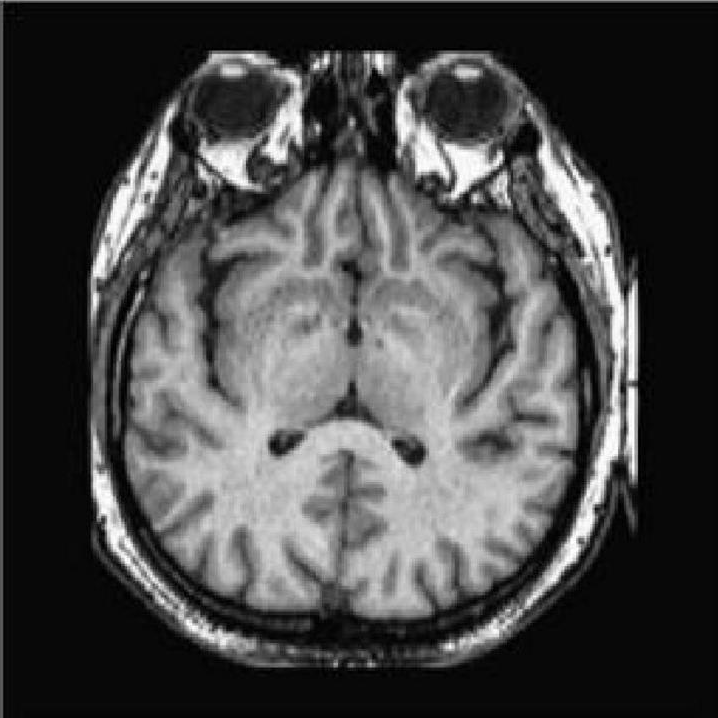
#> input picture final_exam2022/ct.png, 718 x 718 px
$ python ignacio_cordova_pou.py
#> lines starting #> are read from the running program, lines starting #| are printed output that depends on the picture
### final_exam2022/cordova_functions.py
#!/usr/bin/env python3
# -*- coding: utf-8 -*-
"""
Created on Sat Mar 12 11:57:22 2022

FUNCIONES ÚTILES PARA Image Processing and Artificial Vision

This is an earlier version of the IMPAVI module which you
can find at https://github.com/ignaciocordova

@author: Ignacio Cordova
"""

import numpy as np
import matplotlib.pyplot as plt
import scipy
import skimage
from scipy.ndimage.measurements import histogram
from sklearn.cluster import KMeans
from scipy import ndimage


# [13 lines left out: function luminance, not called in this run]


def channels(rgb):
    """
    Separates the channels of an RGB image.

    Input: 3-channel RGB image
    Output: 3 gray-scale images
    """
    r = rgb[:,:,0]
    g = rgb[:,:,1]
    b = rgb[:,:,2]

    return r,g,b


#function that creates an image of with a circle of radius r centered in the image
# [304 lines left out: functions circle, equalize, high_pass_filter, low_pass_filter, median_filters, FS and 4 more, not called in this run]


"The next 2 functions are useful for applying K-means"

def reshape_channel(channel):
  "Reshapes a 2D array into a column vector"
  return channel.reshape(channel.shape[0]*channel.shape[1],1)

# [45 lines left out: functions reshape_rgb, apply_kmeans, not called in this run]

### final_exam2022/ignacio_cordova_pou.py
#!/usr/bin/env python3
# -*- coding: utf-8 -*-
"""
Created on Thu Jun  2 09:01:50 2022

Examen final PIVA 2022

@author: Ignacio Córdova
"""

import matplotlib.pyplot as plt
import numpy as np
from numpy import unravel_index
from skimage.filters.rank import entropy

import cordova_functions as cordova


#the images are saved in PNG format so I will use one
#channel for the gray level and the first 3 channels for RGB

im_gray = plt.imread('ct.png')[:,:,0]
#> im_gray: shape (718, 718) float32; min 0, max 1, mean 0.281
im_rgb = plt.imread('mri_color.png')[:,:,0:3]
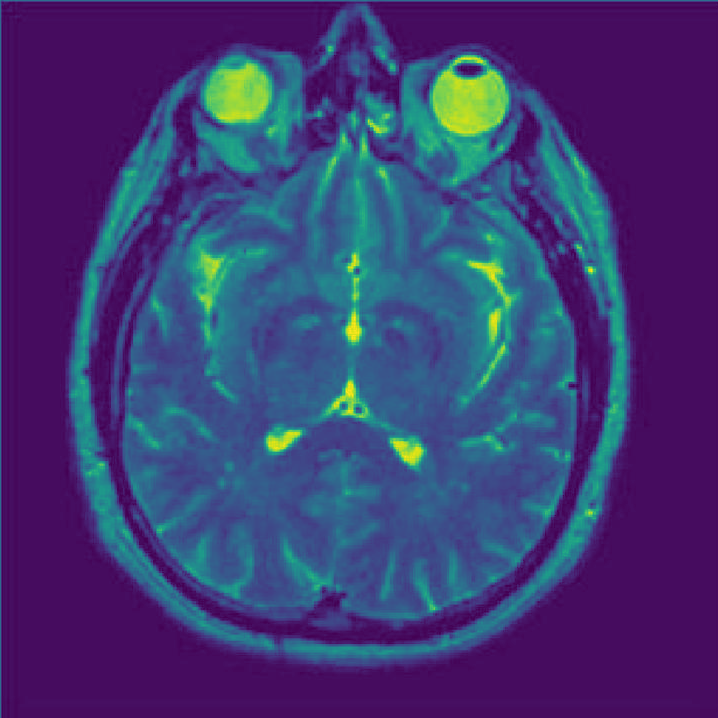
#> input picture final_exam2022/mri_color.png, 718 x 718 px

#%%
#_________Task 1 (0.5p)____________
"Prepare a 2x3 figure. Display gray-level and RGB."

plt.figure()

plt.subplot(231)
plt.title('Gray level image')
plt.axis('off')
plt.imshow(im_gray,cmap='gray')

plt.subplot(232)
plt.title('Original RGB image ')
plt.axis('off')
plt.imshow(im_rgb)


#%%
#_________Task 2 (2.0p)____________
"""
Calculate the relative shift among images. On the console,
print the coordinates of the correlation maximum. Show the
correlation distribution.
"""

r,g,b = cordova.channels(im_rgb)

# I use the green channel "g" for the MRI image
corr = np.abs(np.fft.ifftshift(np.fft.ifft2(np.fft.fftshift(np.fft.fft2(im_gray))* \
                                            np.conjugate(np.fft.fftshift(np.fft.fft2(g))))))


print('The coordinates of the correlation maximum are: ',
      unravel_index(corr.argmax(), corr.shape))
#| The coordinates of the correlation maximum are:  (371, 360)


plt.subplot(233)
plt.title('Correlation distribution')
plt.axis('off')
plt.imshow(corr,cmap='jet')


#%%
#_________Task 3 (3.0p)____________
"Transform image mri_color.png to the HSV model"


def rgb_to_hsv(im):
    """
    Function that transforms an RGB image into the HSV model

    Parameters
    ----------
    im : 3-channel  RGB image

    Returns
    -------
    HSV : 3-channel HSV image

    """

    r,g,b = cordova.channels(im)
    HSV = np.zeros((im.shape[0],im.shape[1],3))
    H = np.zeros((im.shape[0],im.shape[1]))
    S = np.zeros((im.shape[0],im.shape[1]))

    V =  np.max(im,axis=2)
    m = np.min(im,axis=2)
    C = V - m

    for ii in range(im.shape[0]):
        for jj in range(im.shape[1]):

            if C[ii,jj] != 0:
                if V[ii,jj] == r[ii,jj] :
                    H[ii,jj] = ((g[ii,jj]-b[ii,jj])/C[ii,jj])%6
                if V[ii,jj] == g[ii,jj] :
                    H[ii,jj] = (b[ii,jj]-r[ii,jj])/C[ii,jj] +2
                if V[ii,jj] == b[ii,jj] :
                    H[ii,jj] = (r[ii,jj]-g[ii,jj])/C[ii,jj] +4

            if V[ii,jj] !=0:
                S[ii,jj] = C[ii,jj]/V[ii,jj]
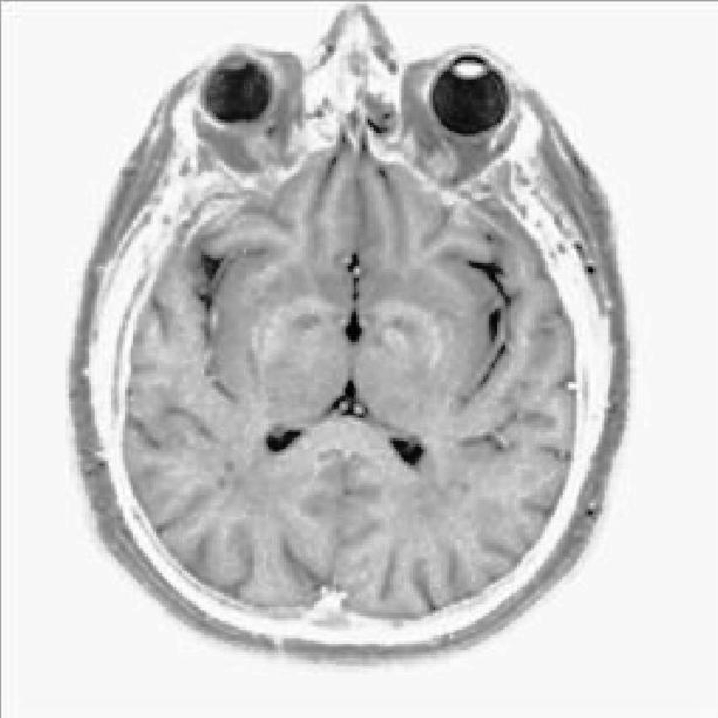
#> H: shape (718, 718) float64; min 0.899, max 4.81, mean 4.05; drawn with min black and max white
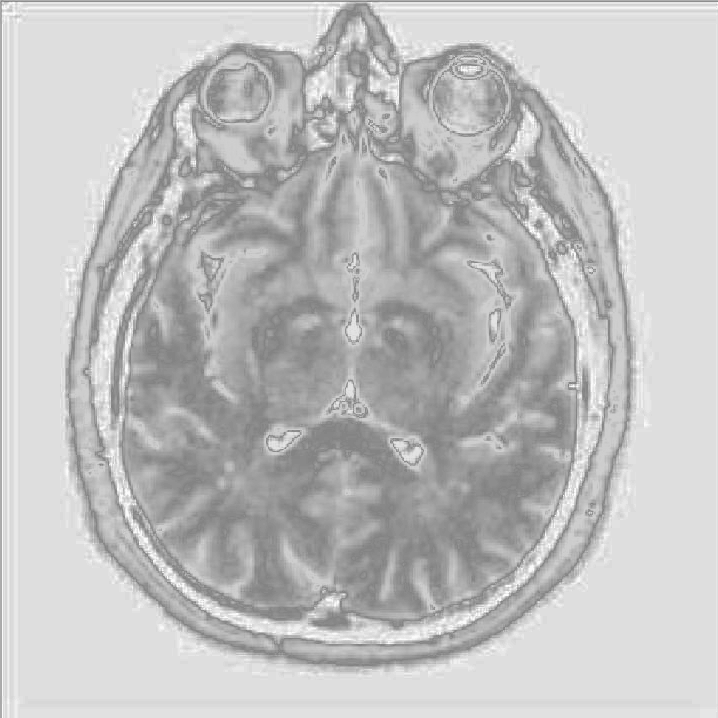
#> S: shape (718, 718) float64; min 0.515, max 0.988, mean 0.752

    H = H/6.0

    HSV[:,:,0] = np.copy(H)
    HSV[:,:,1] = np.copy(S)
    HSV[:,:,2] = np.copy(V)

    return HSV


#%%

im_hsv = rgb_to_hsv(im_rgb)

plt.subplot(234)
plt.title('HSV image')
plt.axis('off')
plt.imshow(im_hsv)


#%%
#_________Task 4 (3.0p)____________

"""
Replace the V channel with the gray level image ct.png.
Transform the modified HSV ensemble to RGB
"""

im_hsv[:,:,2] = np.copy(im_gray)


def f(HSV,n):
    """
    Function that given an HSV image computes f(n)
    (see Appendix B)

    Parameters
    ----------
    HSV : 3-channel HSV image
    n : integer that will define which channel are
    we retrieving (n= 5 for  R, 3 for G and 1 for B)

    Returns
    -------
    F : channel (2-d array)

    """
#> called with n = 5
    H,S,V = cordova.channels(HSV)
    F = np.zeros((HSV.shape[0],HSV.shape[1]))
    k = (n+6*H)%6

    for ii in range(HSV.shape[0]):
        for jj in range(HSV.shape[1]):
            F[ii,jj] = V[ii,jj] \
                -V[ii,jj]*S[ii,jj]*max(0,min(k[ii,jj],4-k[ii,jj],1))
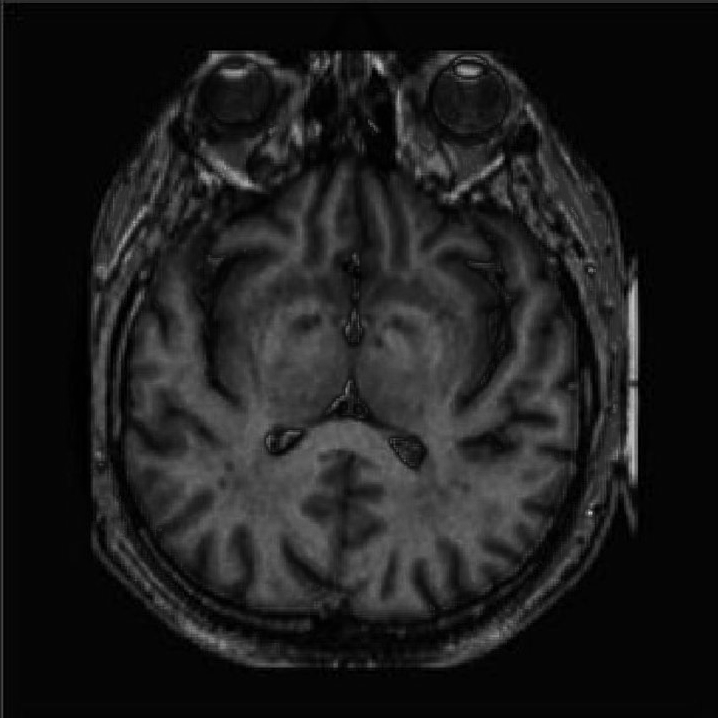
#> F: shape (718, 718) float64; min 0, max 0.826, mean 0.116

    return F


#%%

fused_rgb = np.dstack((f(im_hsv,5),f(im_hsv,3),f(im_hsv,1)))
#> call 2 of f, with n = 3
#> after the loop in f (call 2), `for ii in range(HSV.shape[0]):`:
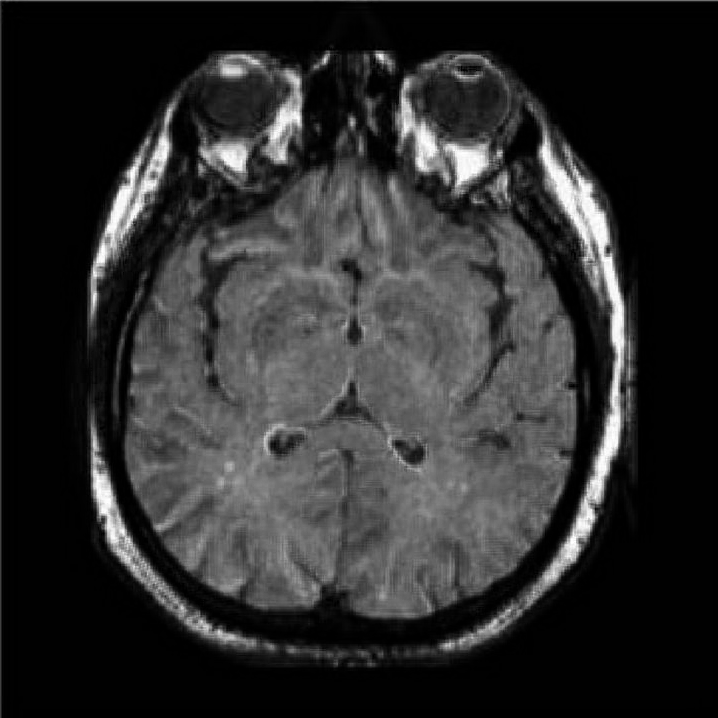
#> F: shape (718, 718) float64; min 0, max 1, mean 0.178


plt.subplot(235)
plt.title('New fused image')
plt.axis('off')
plt.imshow(fused_rgb)


#%%
#_________Task 5 (1.5p)____________
"""
Calculate the local entropy of the final RGB image calculated
 in the previous section using a 7x7 window.

As we discussed in class, for color images, the entropy
should be calculated for every channel.
 """

R,G,B = cordova.channels(fused_rgb)

sR = entropy(R,np.ones([11,11],dtype=np.uint8))
sG = entropy(G,np.ones([11,11],dtype=np.uint8))
sB = entropy(B,np.ones([11,11],dtype=np.uint8))

"""I calculate the local entropy of the RGB image as the
average between the three channels """

ent = (sG + sB + sR)/3.0
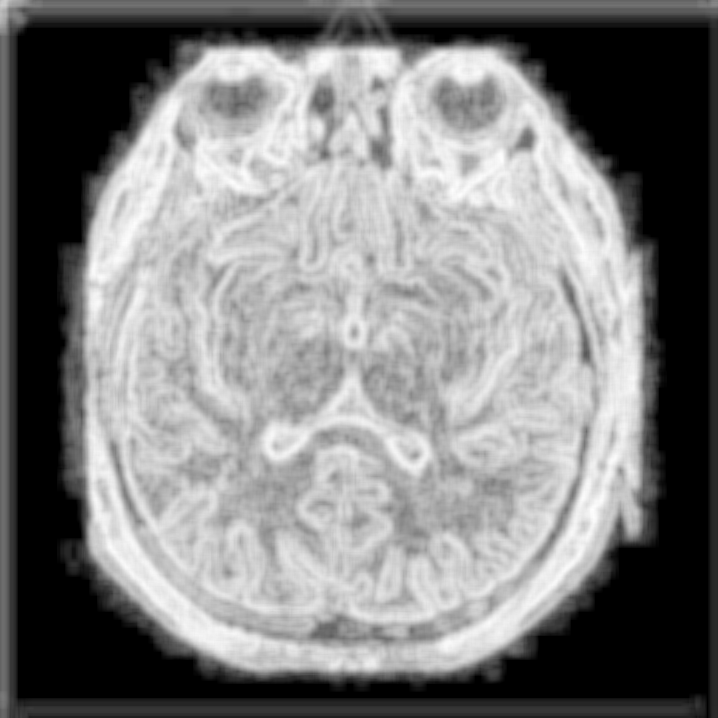
#> ent: shape (718, 718) float64; min 0, max 6.36, mean 3.21; drawn with min black and max white

plt.subplot(236)
plt.title('Entropy of fused im')
plt.axis('off')
plt.imshow(ent)
plt.colorbar()
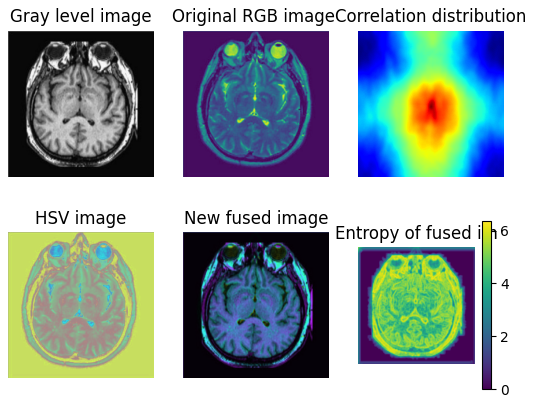
#> figure drawn by matplotlib, 7 panels
